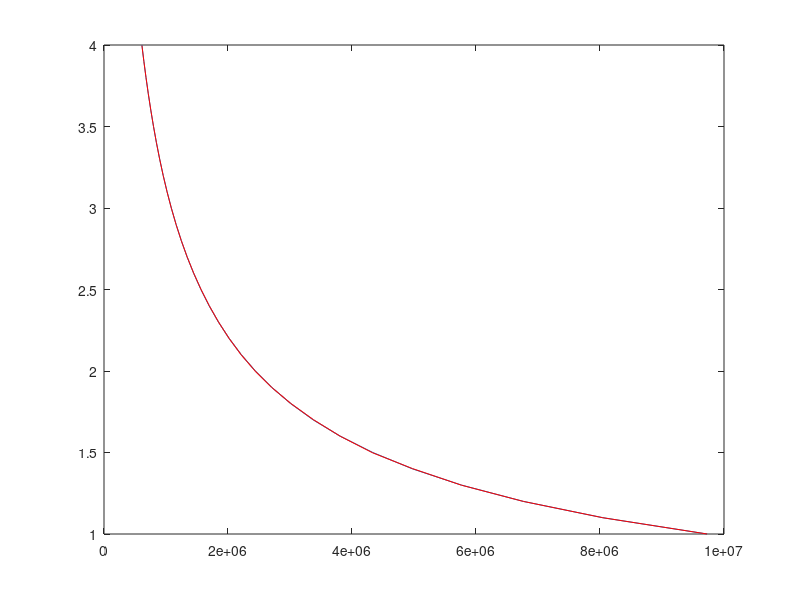

This chart was generated by the following MATLAB code:

elossIn=8e6;

% temporal bunch profile 
Ip=3500; % peak current in A
sx=2.5e-6; % rms bunch length in m
s1=-5*sx:1e-7:5*sx;
tProfB=Ip*exp(-(s1/3e8).^2/2/(sx/3e8)^2);

lD=4;
amin=1;amax=4;da=0.1;
eloss=zeros(2,floor((amax-amin)/da));
i=0;
for a=amin:da:amax
  i=i+1;
  % wake Green's function calculation a la Novo
  % a=1; % full gap in mm
  s=0:1e-7:5*sx; % longitudinal vector in m
  wakeGFNovo=1e12*10^5/a^2*exp(-sqrt(10*s/a^2)); %  wake in [V/C/m]

  tmp=conv(tProfB*(s1(2)-s1(1))/3e8,wakeGFNovo); 
  %eloss=mean(tmp(1:length(s1)))
  eloss(:,i)=[a lD*mean(tmp)]; % mean energy loss of dechriper (4 m length)

end

p=polyfit(eloss(2,:),eloss(1,:),10);
yfit=polyval(p,eloss(2,:));

gapOut=polyval(p,elossIn)



plot(eloss(2,:),eloss(1,:))
hold on
plot(eloss(2,:),yfit,'r')
hold off



